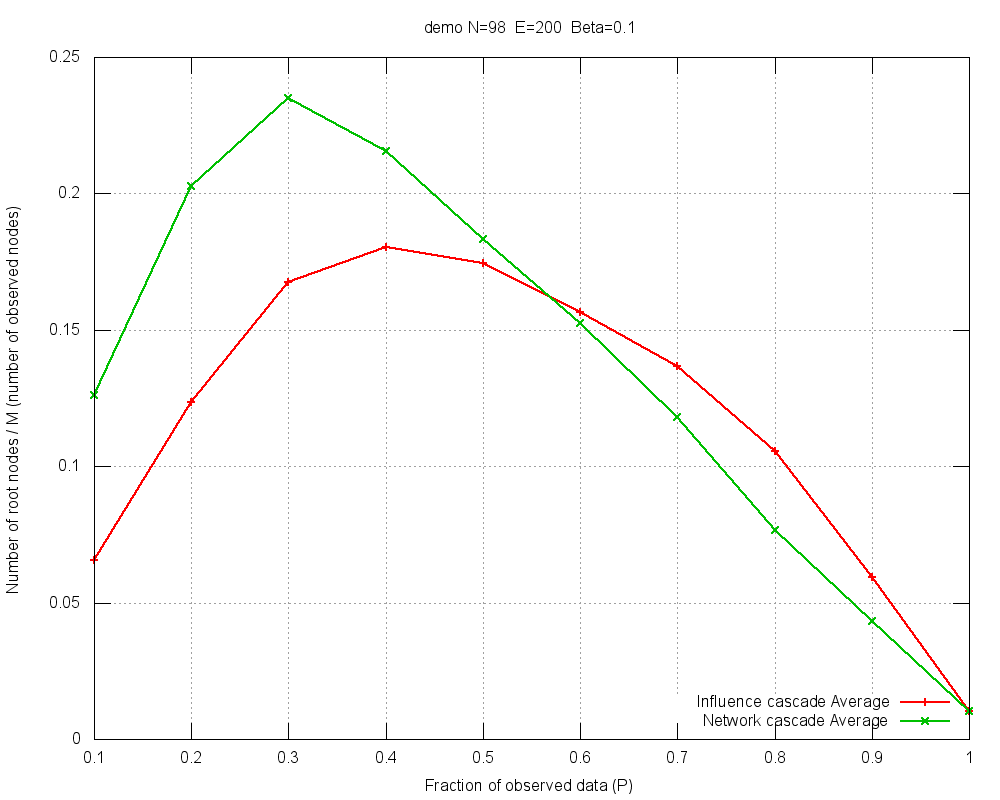

Write the gnuplot code that produced this figure.
#
# demo N=98  E=200  Beta=0.1 (Thu Mar 20 14:49:30 2014)
#

set title "demo N=98  E=200  Beta=0.1"
set key bottom right
set autoscale
set grid
set xlabel "Fraction of observed data (P)"
set ylabel "Number of root nodes / M (number of observed nodes)"
set tics scale 2
set terminal png size 1000,800
set output 'nRt-demo-B010.png'
plot 	"nRt-demo-B010.tab" using 1:3 title "Influence cascade Average" with linespoints lw 2,\
	"nRt-demo-B010.tab" using 1:2 title "Network cascade Average" with linespoints lw 2
